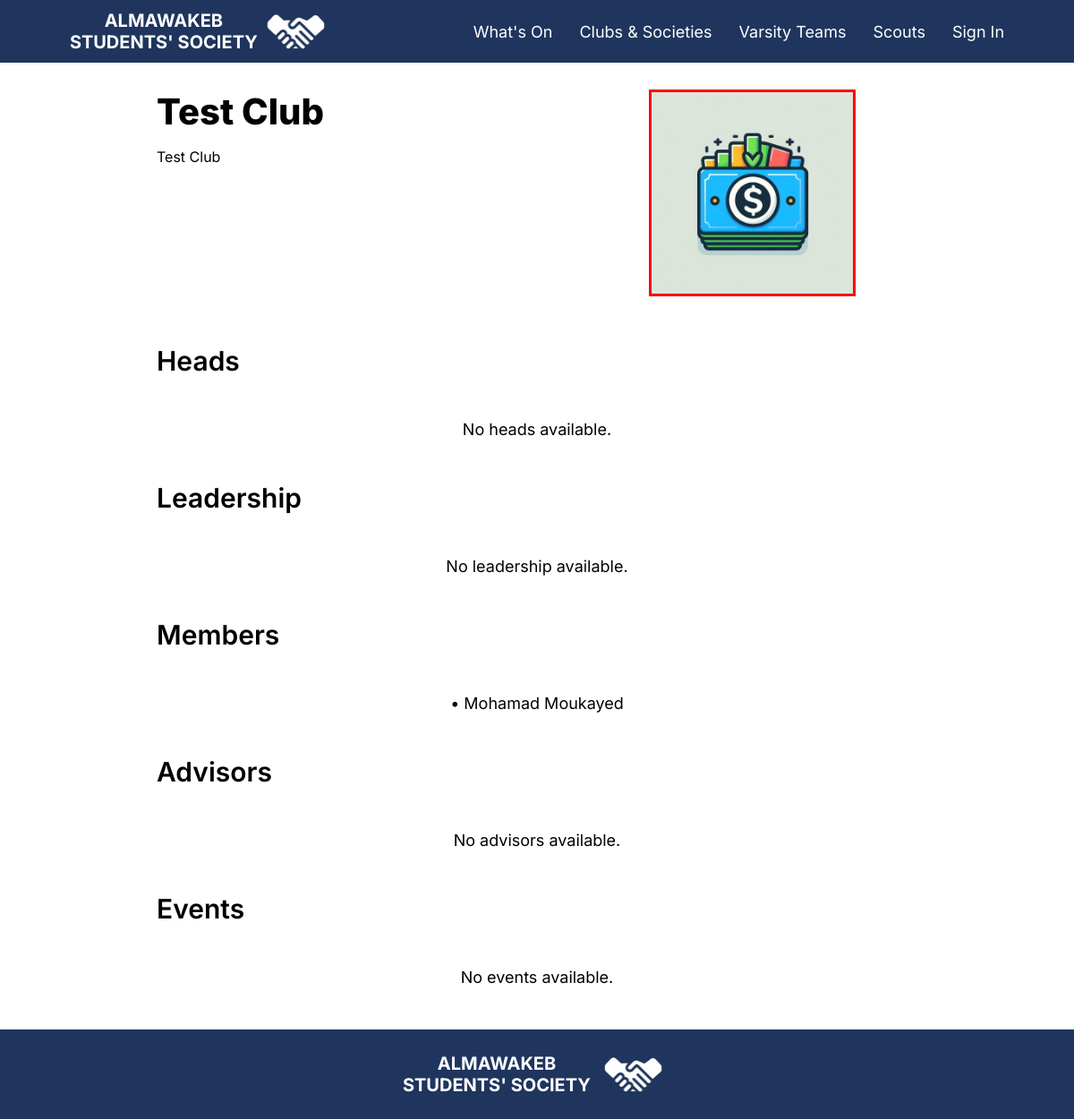
The page /Club/Detail/3/ on the database its author committed.
### mainapp/models.py (models this page shows, shortened)
class Club(models.Model):
    name = models.CharField(max_length=255)
    heads = models.ManyToManyField(User, related_name='head_clubs', blank=True)
    leadership = models.ManyToManyField(User, related_name='leadership_roles', blank=True)
    members = models.ManyToManyField(User, related_name='membership_clubs', blank=True)
    advisors = models.ManyToManyField(User, related_name='advisor_clubs', blank=True)
    events = models.ManyToManyField('Event', related_name='events', blank=True)
    about = models.TextField()
    logo = models.ImageField(upload_to='clubs_logos/')
    color = models.CharField(max_length=7)  # Hex color code
    links = models.ManyToManyField(Links, related_name='club_links', blank=True)
    def __str__(self) -> str:
        return self.name

class User(AbstractBaseUser, PermissionsMixin):
    name = models.CharField(max_length=255)
    email = models.EmailField(verbose_name="email", max_length=60, unique=True)
    is_admin = models.BooleanField(default=False)
    is_staff = models.BooleanField(default=False)
    is_active = models.BooleanField(default=True)
    associated_student = models.ForeignKey("Student",null=True, blank=True, on_delete=models.CASCADE)
    associated_faculty = models.ForeignKey("Faculty",null=True, blank=True, on_delete=models.CASCADE)
    associated_clubs = models.ManyToManyField("Club", blank=True,related_name="associated_clubs")
    associated_varsities = models.ManyToManyField("Varsity", blank=True,related_name="associated_varsity")
    objects = UserManager()
    USERNAME_FIELD = 'email'
    REQUIRED_FIELDS = ['name']

### mainapp/views.py (the view)
# urls.py: path("Club/Detail/<int:club_id>/", views.Club_Detail, name="club_detail"),
def Club_Detail(request, club_id):
    club = get_object_or_404(Club, id=club_id)
    events = Event.objects.filter(author=club)
    heads = club.heads.all()
    leadership = club.leadership.all()
    members = club.members.all()
    advisors = club.advisors.all()
    links = club.links.all()
    return render(request, "club_detail.html", {
        'club': club,
        'events': events,
        'heads': heads,
        'leadership': leadership,
        'members': members,
        'advisors': advisors,
        'links': links,
    })

### templates/club_detail.html (shortened to what this page needs)
{% extends 'Base.html' %}
{% load static %}
{% block content %}
<div>
    <div style="display: flex; justify-content: space-between; flex-direction: row; gap: 100px">
            <div style="display: flex; justify-content: space-between; flex-direction: column; justify-content: flex-start;">
            <p class="pageTitle" style="margin: 0px;">{{ club.name }}</p>
                <div class="articleDescriptionText">
                    <p>{{ club|safe }}</p>
                </div>
            </div>
            <div>
                <img src="{{ club.logo.url }}" style="border: {{ club.color }} 3px solid;" alt="{{ club.name }} Logo" class="articleCover"><br><br>
            </div>
        </div>
        <p class="subtitle">Heads</p>
        <div class="studentGrid">
            {% for head in heads %}
            <div>
                <a href="/Student/Detail/{{head.pk}}" >
                    <img src="{{ head.associated_student.profile_picture.url }}" class="studentPFP" alt="{{ head.name }}" class="profileCover">
                    <p class="text">{{ head.name }}</p>
                </a>
            </div>
            {% empty %}
            <p class="text">No heads available.</p>
            {% endfor %}
        </div>
        <p class="subtitle">Leadership</p>
        <div class="studentGrid">
            {% for leader in leadership %}
            <div>
                <a href="/Student/Detail/{{leader.pk}}" >
                    <img src="{{ leader.associated_student.profile_picture.url }}" alt="{{ leader.name }}" class="studentPFP profileCover">
                    <p class="text">{{ leader.name }}</p>
                </a>
            </div>
            {% empty %}
            <p class="text">No leadership available.</p>
            {% endfor %}
        </div>
        <p class="subtitle">Members</p>
        <div class="studentGrid">
            {% for member in members %}
            <a href="/Student/Detail/{{member.pk}}">
                <p class="text">• {{ member.name }}</p>
            </a>
            {% empty %}
            <p class="text">No members available.</p>
            {% endfor %}
        </div>
        <p class="subtitle">Advisors</p>
        <div class="studentGrid">
            {% for advisor in advisors %}
            <a href="/Faculty/Detail/{{advisor.pk}}">
                <p class="text">• {{ advisor.name }}</p>
            </a>
            {% empty %}
            <p class="text">No advisors available.</p>
            {% endfor %}
        </div>
        <p class="subtitle">Events</p>
        <div class="grid">
            {% for event in events %}
            <div>
                <a href="{% url 'event_detail' event.id %}">
                    <img class="eventCover" src="{{ event.cover.url }}" alt="Event Cover">
                    <p class="text">{{ event.title }}</p>
                    <p class="aboutText">{{ event.date }}</p>
                    <p class="aboutText">{{ event.start_time|time:"g:i A" }} - {{ event.end_time|time:"g:i A" }}</p>
                    <div class="tagBox" style="background: {{ event.author.color }};">
                        <p class="tagText">{{ event.author.name }}</p>
                    </div>
                </a>
            </div>
            {% empty %}
            <p class="text">No events available.</p>
            {% endfor %}
        </div>
    </div>
</div>
{% endblock %}

### static/CSS/base.css (style rules this page uses)
a { text-decoration: none; }
.pageTitle { color: black; font-size: 40px; font-family: Inter; font-weight: 800; }
.text { color: black; font-size: 18px; font-family: Inter; font-weight: 400; }
.subtitle { color: black; font-size: 30px; font-family: Inter; font-weight: 600; }
.grid { display: grid; grid-gap: 25px; justify-items: center; grid-template-columns: repeat(auto-fit, minmax(300px, 1fr)); }
.studentGrid { display: grid; grid-gap: 25px; justify-items: center; grid-template-columns: repeat(auto-fit, minmax(200px, 1fr)); }
.articleCover { width: 225px; height: 225px; }
.articleDescriptionText { color: black; font-size: 16px; font-family: Inter; font-weight: 400; }
img { object-fit: contain; }
div { font-family: 'Inter'; }

### rows shown on the page
Club: name "Test Club", logo (picture)
User: name "Mohamad Moukayed"
